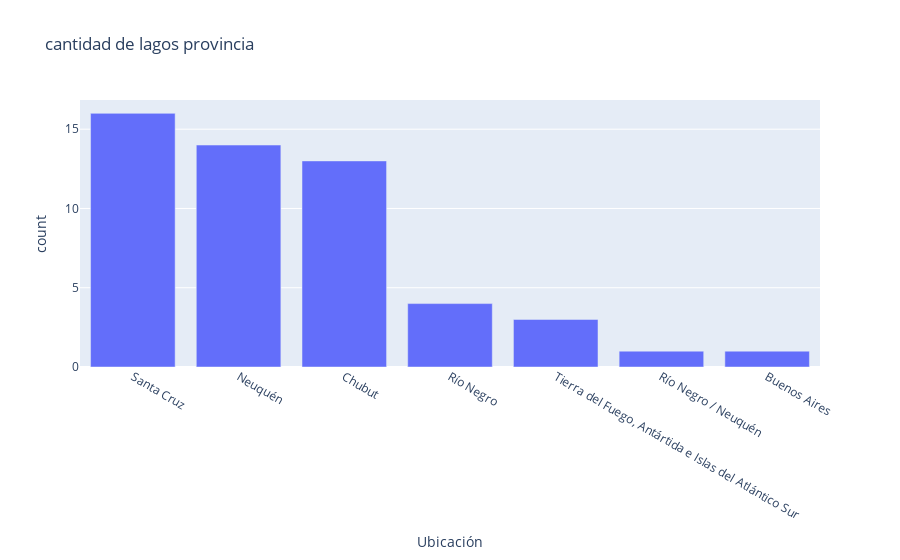

The cell this chart's notebook holds for it:
### Markdown cell above
## Gráfico de barra sobre la cantidad de lagos provincia

### Code cell
fig=pl.bar(data_frame= cantidad, x= cantidad.index, y= cantidad, title="cantidad de lagos provincia")
fig.show()

### Figure 1 — Plotly figure (JSON) as saved in the notebook; plotly's stock layout.template omitted (floating-point values rounded to 4 significant figures)
{"data": [{"hovertemplate": "Ubicación=%{x}<br>count=%{y}<extra></extra>", "legendgroup": "", "marker": {"color": "#636efa", "pattern": {"shape": ""}}, "name": "", "orientation": "v", "showlegend": false, "textposition": "auto", "type": "bar", "x": ["Santa Cruz", "Neuquén", "Chubut", "Río Negro", "Tierra del Fuego, Antártida e Islas del Atlántico Sur", "Río Negro / Neuquén", "Buenos Aires"], "xaxis": "x", "y": [16, 14, 13, 4, 3, 1, 1], "yaxis": "y"}], "layout": {"barmode": "relative", "legend": {"tracegroupgap": 0}, "title": {"text": "cantidad de lagos provincia"}, "xaxis": {"anchor": "y", "domain": [0, 1], "title": {"text": "Ubicación"}}, "yaxis": {"anchor": "x", "domain": [0, 1], "title": {"text": "count"}}}}
